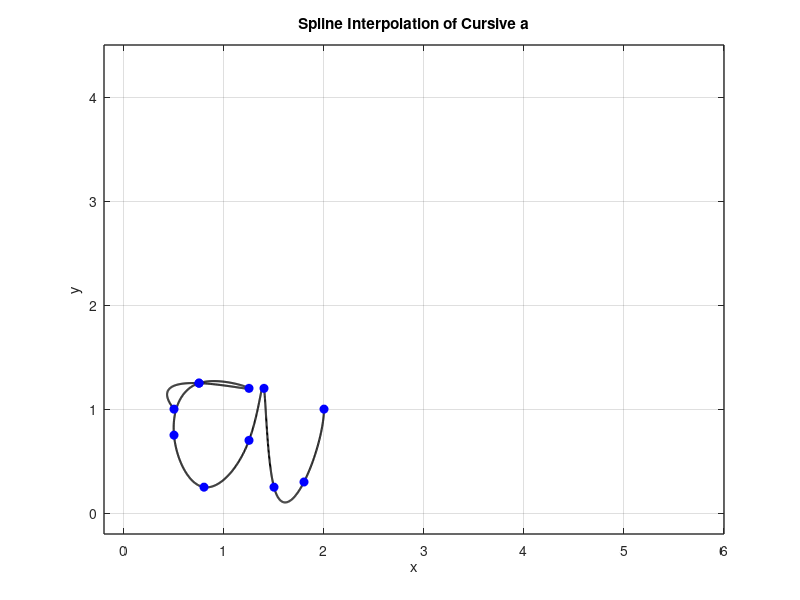

MATLAB code for this plot:



 switch('a')
     case 'a'
% Define data points for x and y coordinates
x=[0.5 0.75 1.25 0.75 0.5 0.8 1.25 1.4 1.5 1.8 2];
y=[1 1.25 1.2 1.25 0.75 0.25 0.7 1.2 0.25 0.3 1];

n=length(x);
t= 0:n-1; % Parametric coordinate t
tt= 0:0.01:n-1; % More dense coordinate tt for spline interpolation

% Compute spline interpolation
xx= spline(t,x,tt);
yy= spline(t,y,tt);

% Plot settings
figure(1)
plot(xx,yy,'k','Linewidth',1.5) % plot spline
hold on 
plot (x,y,'bo','MarkerFaceColor','b') % plot data points
axis([-0.2 6 -0.2 4.5])
grid on
title('Spline Interpolation of Cursive a')
xlabel('x')
ylabel('y')
set(gca,'FontSize',10,'LineWidth',1)
grid on
     case 'l'
         % Define data points for x and y coordinates
x=[0.5 0.65 0.7 0.6 0.6 0.7 1 1.2 1.2];
y=[1 1.4 1.8 1.5 1 0.4 0.4 0.7 1];

n=length(x);
t= 0:n-1; % Parametric coordinate t
tt= 0:0.01:n-1; % More dense coordinate tt for spline interpolation

% Compute spline interpolation
xx= spline(t,x,tt);
yy= spline(t,y,tt);

% Plot settings
figure(1)
plot(xx,yy,'k','Linewidth',1.5) % plot spline
hold on 
plot (x,y,'bo','MarkerFaceColor','b') % plot data points
axis([-0.2 6 -0.2 4.5])
grid on
title('Spline Interpolation of Cursive l')
xlabel('x')
ylabel('y')
set(gca,'FontSize',10,'LineWidth',1)
grid on

     case 'm'
                  % Define data points for x and y coordinates
x=[0.50 0.70 0.60 0.70 1.00 1.20 1.40 1.60 1.90 2.10 2.20 2.50 2.70];
y=[1.00 1.20 1.30 0.25 1.30 1.40 0.25 1.00 1.30 1.10 0.25 0.40 1.00];

n=length(x);
t= 0:n-1; % Parametric coordinate t
tt= 0:0.01:n-1; % More dense coordinate tt for spline interpolation

% Compute spline interpolation
xx= spline(t,x,tt);
yy= spline(t,y,tt);

% Plot settings
figure(1)
plot(xx,yy,'k','Linewidth',1.5) % plot spline
hold on 
plot (x,y,'bo','MarkerFaceColor','b') % plot data points
axis([-0.2 6 -0.2 4.5])
grid on
title('Spline Interpolation of Cursive m')
xlabel('x')
ylabel('y')
set(gca,'FontSize',10,'LineWidth',1)
grid on

 end
